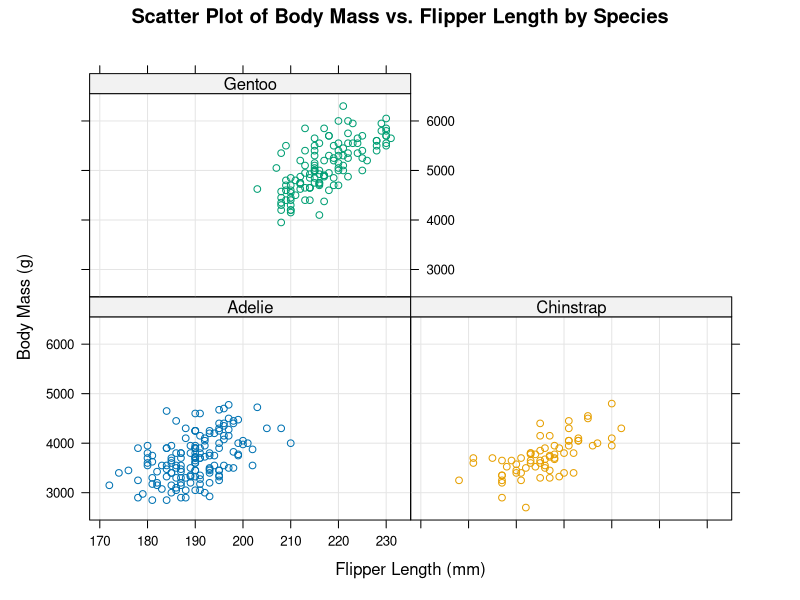

Recreate this plot in R.
## ---- chunk 1
knitr::opts_chunk$set(echo = TRUE)
## ---- chunk 2
library(palmerpenguins)
library(lattice)
## ---- chunk 3
penguins
## ---- chunk 4
xyplot(body_mass_g ~ flipper_length_mm | species, data = penguins,
       grid = TRUE,
       group = species,
       #panel = panel.smoothScatter,
       xlab = "Flipper Length (mm)", ylab = "Body Mass (g)",
       main = "Scatter Plot of Body Mass vs. Flipper Length by Species")
